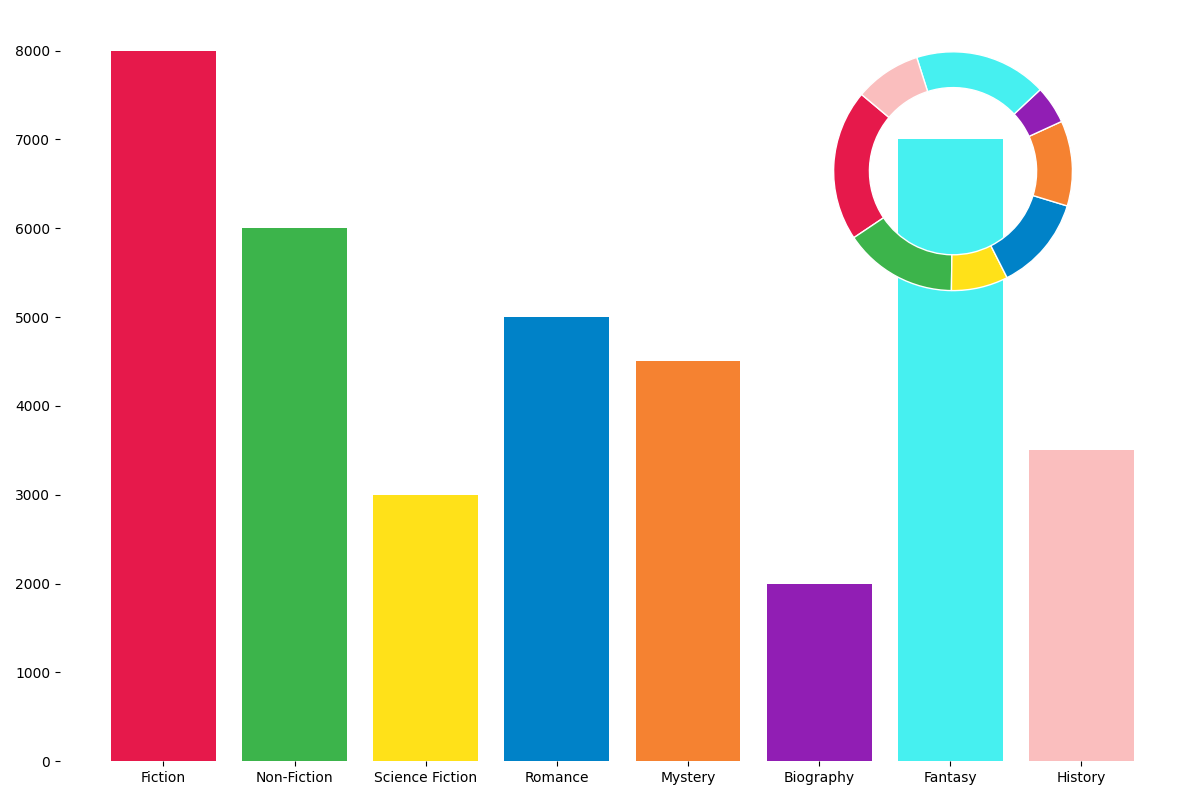

This chart was generated by the following Python code:
import matplotlib.pyplot as plt
import numpy as np
from mpl_toolkits.axes_grid1.inset_locator import inset_axes

genres = ['Fiction', 'Non-Fiction', 'Science Fiction', 'Romance', 'Mystery', 'Biography', 'Fantasy', 'History']
average_annual_sales = np.array([8000, 6000, 3000, 5000, 4500, 2000, 7000, 3500])
total_sales = np.sum(average_annual_sales)
percentage_sales = (average_annual_sales / total_sales) * 100

new_colors = ['#e6194b', '#3cb44b', '#ffe119', '#0082c8', '#f58231', '#911eb4', '#46f0f0', '#fabebe']

fig, ax = plt.subplots(figsize=(12, 8))

bars = ax.bar(genres, average_annual_sales, color=new_colors)

# Remove text annotations from bar chart
# Remove text annotations from donut chart
ax_inset = inset_axes(ax, width="40%", height="40%", loc="upper right")
ax_inset.pie(percentage_sales, startangle=140, colors=new_colors, wedgeprops=dict(width=0.3, edgecolor='w'))

ax_inset.axis('off')

ax.spines['top'].set_visible(False)
ax.spines['right'].set_visible(False)
ax.spines['left'].set_visible(False)
ax.spines['bottom'].set_visible(False)

plt.tight_layout()

plt.show()
